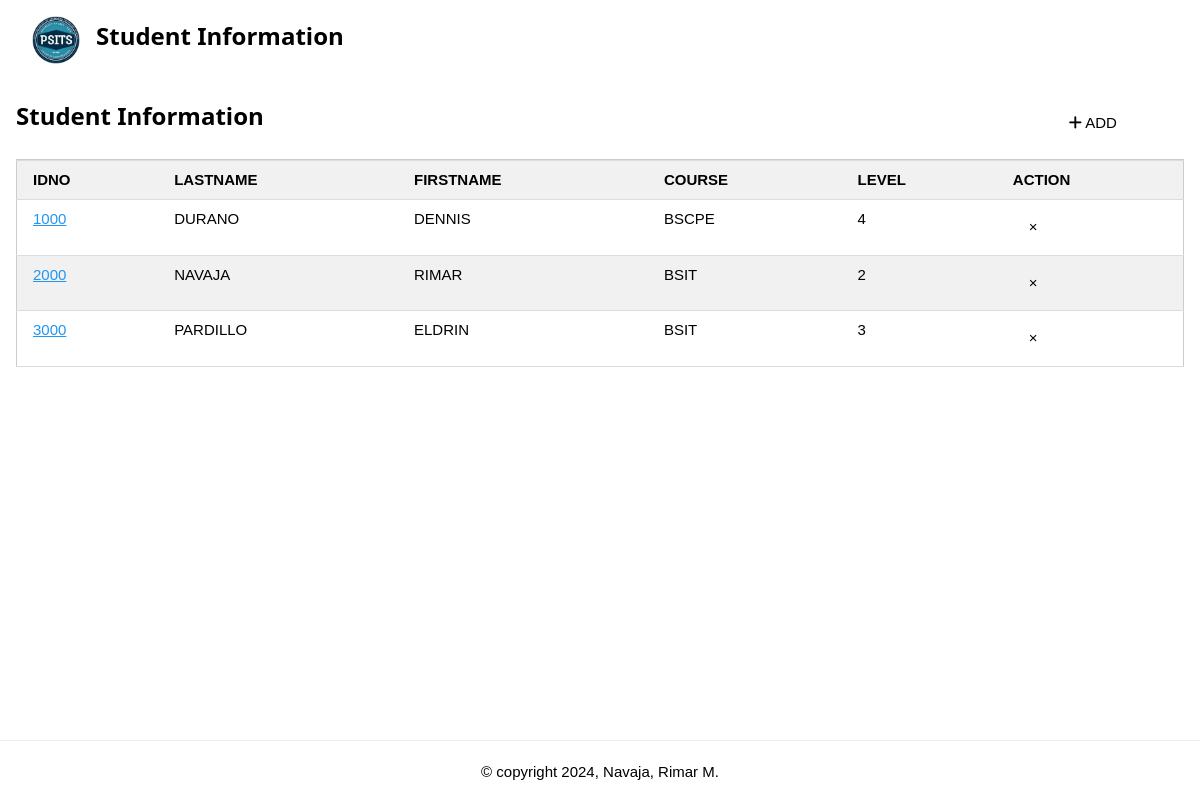
The page /student_list (signed in) on the database its author committed.
### tables this page shows
CREATE TABLE students
(id integer primary key autoincrement,
idno varchar(10) unique,
lastname varchar(50),
firstname varchar(50),
course varchar(15),
level varchar(5),
image varchar(25));

### app.py (the view)
@app.route("/student_list")
def student_list():
    if "username" not in session:
        flash("Please login first!")
        return redirect(url_for("login"))
    students = get_students()
    return render_template(
        "student.html", students=students, pagetitle="Student Information"
    )

### app.py (called while the page is built)
@app.after_request
def add_cache_control(response):
    response.headers["Cache-Control"] = "no-cache, no-store, must-revalidate"
    return response

### dbhelper.py (called while the page is built)
def get_students():
    db = connect(database)
    db.row_factory = Row
    cursor = db.cursor()
    cursor.execute("SELECT * FROM students")
    students = cursor.fetchall()
    db.close()
    return students

### templates/student.html (shortened to what this page needs)
{% extends 'base.html' %}
{% block content %}
    {% if students %}
        <table class="w3-table-all w3-section">
			<tr class="w3-bar ">
				<div class="w3-left ">
					<h3><b>{{ pagetitle }}</b></h3>
				</div>
				<div class="w3-right">
					<button onclick="document.getElementById('add').style.display='block'" class="w3-highway-blue w3-button w3-section"><i class="fa-solid fa-plus"></i> ADD</button>
					<a href="/logout"><button class="w3-highway-blue w3-button w3-section" ><i class="fa-solid fa-right-from-bracket" style="color: #ffffff;"></i></button></a>
				</div>
			</tr>
			<tr>
				<th>IDNO</th>
				<th>LASTNAME</th>
				<th>FIRSTNAME</th>
				<th>COURSE</th>
				<th>LEVEL</th>
				<th>ACTION</th>
			</tr>
            {% for student in students %}
            <tr>
				<td onclick="showStudentDetails('{{ student['idno'] }}', '{{ student['lastname'] }}', '{{ student['firstname'] }}', '{{ student['course'] }}', '{{ student['level'] }}', '{{ student['image'] }}')"><a href="#" class="w3-text-blue">{{ student['idno'] }}</a></td></a>
				<td>{{ student['lastname'].upper() }}</td>
				<td>{{ student['firstname'].upper()  }}</td>
				<td>{{ student['course'].upper()  }}</td>
				<td>{{ student['level'].upper()  }}</td>
				<td>
					<form action="/deletestudent" method="POST" style="display:inline;"  onsubmit="return confirmDelete()">
						<button type="submit" class="w3-safety-red w3-button">&times;</button>
					</form>
				</td>
			</tr>
            {% endfor %}
        </table>
    {% else %}
        <p>No students found.</p>
    {% endif %}
{% endblock %}

### templates/base.html (shortened to what this page needs)
<!DOCTYPE html>
<html>
	<head>
		<link rel="stylesheet" href="../static/css/w3.css">
		<link rel="stylesheet" href="../static/css/style.css">
		<link rel="stylesheet" href="https://www.w3schools.com/lib/w3-colors-highway.css">
		<link rel="stylesheet" href="https://www.w3schools.com/lib/w3-colors-safety.css">
		<link rel="stylesheet" href="https://www.w3schools.com/lib/w3-colors-vivid.css">
		<link rel="stylesheet" href="https://www.w3schools.com/lib/w3-colors-signal.css">
	</head>
	<body class="w3-display-container " >
		<div class="w3-bar w3-highway-blue w3-container w3-padding" style="position:sticky;top:0; z-index: 1;">
			<img src="{{ url_for('static',filename='images/psitslogo-removebg-preview.png') }}" class="w3-bar-item" style="width: 80px;">
			<h3><b>{{ pagetitle }}</b></h3>
		</div>
		<div class="w3-container w3-padding w3-display-container" style="min-height: 80vh;">
			{% block content %}
			{% endblock %}
		</div>
	</body>
	<footer>
		<hr>
		<div class="w3-center">
			&copy; copyright 2024, Navaja, Rimar M.
		</div>
	</footer>
</html>

### static/css/w3.css (style rules this page uses)
html { box-sizing:border-box }
*,*:before,*:after { box-sizing:inherit }
html { -ms-text-size-adjust:100%;-webkit-text-size-adjust:100% }
body { margin:0 }
article,aside,details,figcaption,figure,footer,header,main,menu,nav,section { display:block }
a { background-color:transparent }
b,strong { font-weight:bolder }
img { border-style:none }
hr { box-sizing:content-box;height:0;overflow:visible }
button,input,select,textarea,optgroup { font:inherit;margin:0 }
button,input { overflow:visible }
button,select { text-transform:none }
button,[type=button],[type=reset],[type=submit] { -webkit-appearance:button }
html,body { font-family:Verdana,sans-serif;font-size:15px;line-height:1.5 }
html { overflow-x:hidden }
h3 { font-size:24px }
h1,h2,h3,h4,h5,h6 { font-family:"Segoe UI",Arial,sans-serif;font-weight:400;margin:10px 0 }
hr { border:0;border-top:1px solid #eee;margin:20px 0 }
img { vertical-align:middle }
a { color:inherit }
.w3-table,.w3-table-all { border-collapse:collapse;border-spacing:0;width:100%;display:table }
.w3-table-all { border:1px solid #ccc }
.w3-bordered tr,.w3-table-all tr { border-bottom:1px solid #ddd }
.w3-table-all tr:nth-child(odd) { background-color:#fff }
.w3-table-all tr:nth-child(even) { background-color:#f1f1f1 }
.w3-table td,.w3-table th,.w3-table-all td,.w3-table-all th { padding:8px 8px;display:table-cell;text-align:left;vertical-align:top }
.w3-table th:first-child,.w3-table td:first-child,.w3-table-all th:first-child,.w3-table-all td:first-child { padding-left:16px }
.w3-btn,.w3-button { border:none;display:inline-block;padding:8px 16px;vertical-align:middle;overflow:hidden;text-decoration:none;color:inherit;background-color:inherit;text-align:center;cursor:pointer;white-space:nowrap }
.w3-btn,.w3-button { -webkit-touch-callout:none;-webkit-user-select:none;-khtml-user-select:none;-moz-user-select:none;-ms-user-select:none;user-select:none }
.w3-tooltip,.w3-display-container { position:relative }
.w3-bar { width:100%;overflow:hidden }
.w3-bar .w3-bar-item { padding:8px 16px;float:left;width:auto;border:none;display:block;outline:0 }
.w3-container:after,.w3-container:before,.w3-panel:after,.w3-panel:before,.w3-row:after,.w3-row:before,.w3-row-padding:after,.w3-row-padding:before, .w3-cell-row:before,.w3-cell-row:after,.w3-clear:after,.w3-clear:before,.w3-bar:before,.w3-bar:after { content:"";display:table;clear:both }
.w3-container,.w3-panel { padding:0.01em 16px }
.w3-center { text-align:center!important }
.w3-section,.w3-code { margin-top:16px!important;margin-bottom:16px!important }
.w3-padding { padding:8px 16px!important }
.w3-left { float:left!important }
.w3-right { float:right!important }
.w3-text-blue,.w3-hover-text-blue:hover { color:#2196F3!important }

### rows shown on the page
students: idno "1000", lastname "DURANO", firstname "DENNIS", course "BSCPE", level "4"
students: idno "2000", lastname "NAVAJA", firstname "RIMAR", course "BSIT", level "2"
students: idno "3000", lastname "PARDILLO", firstname "ELDRIN", course "BSIT", level "3"

### other values the page prints
{{ pagetitle }} "Student Information"
